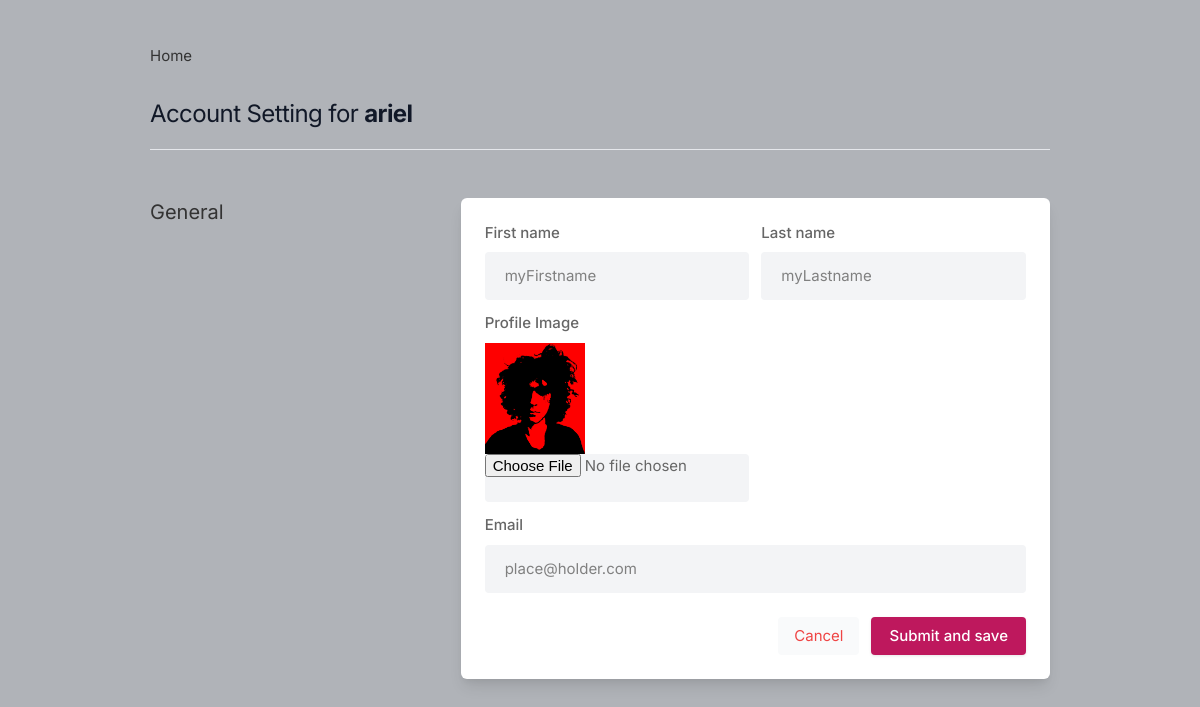
The app's page /settings (signed in) with its own data.
### core/models.py (models this page shows, shortened)
class Profile(models.Model):
    user = models.ForeignKey(User, on_delete=models.CASCADE)
    id_user= models.IntegerField()
    username=models.CharField(max_length=25)
    email = models.EmailField()
    firstname=models.CharField(max_length=25)
    lastname=models.CharField(max_length=25)
    profile_picture = models.ImageField(upload_to='profile_images',default='blank-profile-picture.png')
    isbanned = models.BooleanField(default=False)
    islimited = models.BooleanField(default=False)

### core/views.py (the view, shortened to what this page needs)
# urls.py: path('settings',views.settings,name='settings'),
@login_required(login_url='signin')
def settings(request):
    user_profile=Profile.objects.get(user=request.user)
    return render(request,'setting.html',{'user_profile': user_profile})

### template/setting.html (shortened to what this page needs)
{% load static %}
<!DOCTYPE html>
<html lang="en">
<head>
    <link rel="stylesheet" href="{% static 'assets/css/icons.css' %}">
    <link rel="stylesheet" href="{% static 'assets/css/uikit.css' %}">
    <link rel="stylesheet" href="{% static 'assets/css/style.css' %}">
    <link rel="stylesheet" href="{% static 'assets/css/tailwind.css' %}">
</head>
<body>
            <div class="container m-auto">
                <h1><a href="/">Home</a></h1>
                <br/>
                <h1 class="text-2xl leading-none text-gray-900 tracking-tight mt-3"> Account Setting for <b>{{user.username}}</b> </h1>
                <br/>
                <hr>
                <div class="grid lg:grid-cols-3 mt-12 gap-8">
                    <div>
                        <h3 class="text-xl mb-2"> General</h3>
                    </div>
                    <div class="bg-white rounded-md lg:shadow-lg shadow col-span-2">
                        <form action="" method="POST" enctype="multipart/form-data">
                            <div class="grid grid-cols-2 gap-3 lg:p-6 p-4">
                                <div>
                                    <label for=""> First name</label>
                                    <input type="text" name="firstname" value="{{user_profile.firstname}}" class="shadow-none bg-gray-100">
                                </div>
                                <div>
                                    <label for=""> Last name</label>
                                    <input type="text" name="lastname" value="{{user_profile.lastname}}" class="shadow-none bg-gray-100">
                                    </div>
                                    <div>
                                        <label for=""> Profile Image</label>
                                        <img width="100" height="100" src="{{user_profile.profile_picture.url}}"/>
                                        <input type="file" name="image" class="shadow-none bg-gray-100">
                                    </div>
                                    <div class="col-span-2">
                                        <label for=""> Email</label>
                                        <input type="text" name="email" value="{{user_profile.email}}" class="shadow-none bg-gray-100">
                                    </div>
                            </div>
                            <div class="bg-gray-10 p-6 pt-0 flex justify-end space-x-3">
                                <button class="p-2 px-4 rounded bg-gray-50 text-red-500"> Cancel </button>
                                <button type="submit" class="button bg-blue-700"> Submit and save </button>
                            </div>
                        </form>
                    </div>
                    </div>
                    <br>
                </div>
</body>
</html>

### static/assets/css/style.css (style rules this page uses)
body { background-color: #B0B3B8!important; }
button { vertical-align: middle; }
span.button, button.button { background-color: #be185d; top: 0; color: #fff; position: relative; padding: 8px 18px; line-height: 22px; position: relative; font-weight: 500; font-size: 15px; display: inline-block; -webkit-transition: all 0.2s ease-in-out; transition: all 0.2s ease-in-out; cursor: pointer; overflow: hidden; border: none; border-radius: 4px; -webkit-box-shadow: 0 1px 3px rgba(0, 0, 0, 0.1); box-shadow: 0 1px 3px rgba(0, 0, 0, 0.1); }
input { height: 48px; line-height: 48px; padding: 0 20px; outline: none; font-size: 15px; color: #808080; max-width: 100%; width: 100%; -webkit-box-sizing: border-box; box-sizing: border-box; display: block; font-weight: 400; opacity: 1; border-radius: 4px; border: none; -webkit-box-shadow: 0 1px 4px 0px rgba(0, 0, 0, 0.12); box-shadow: 0 1px 4px 0px rgba(0, 0, 0, 0.12); }
input[type="text"], input[type="password"], input[type="email"], input[type="number"] { height: 48px; line-height: 48px; padding: 0 20px; outline: none; font-size: 15px; color: #808080; max-width: 100%; width: 100%; -webkit-box-sizing: border-box; box-sizing: border-box; display: block; font-weight: 400; opacity: 1; border-radius: 4px; border: none; -webkit-box-shadow: 0 1px 4px 0px rgba(0, 0, 0, 0.12); box-shadow: 0 1px 4px 0px rgba(0, 0, 0, 0.12); }
input { -webkit-transition: all 0.1s ease-in-out; transition: all 0.1s ease-in-out; }
::placeholder { color: #808080; opacity: 1; }
label, legend { display: block; font-weight: bold; font-size: 15px; font-weight: 500; margin-bottom: 8px; }
button { border: none; margin: 0; padding: 0; width: auto; overflow: visible; background: transparent; color: inherit; font: inherit; line-height: normal; cursor: pointer; }
a { color: #be185d; -webkit-transition: 0.3s; transition: 0.3s; outline: none !important; }
button { outline: none !important; }
img { max-width: 100%; }
body { color: #666; font-size: 15px; line-height: 27px; background-color: #f0f2f5; font-family: "Inter", sans-serif; text-transform: none; }
h1, h2, h3, h4, h5, h6 { font-family: "Inter", sans-serif; text-transform: none; }
input[type="text"], input[type="password"], input[type="email"] { font-family: "Inter", sans-serif; text-transform: none; }
button, body .pac-container { font-family: "Inter", sans-serif; text-transform: none; }
h1, h2, h3, h4, h5, h6 { color: #333; font-weight: 500; margin: 0; padding: 0; }
h1 { font-size: 32px; }
h3 { font-size: 22px; }
b, strong { font-weight: 700 !important; }
@media (min-width: 1024px) { .container { max-width: 900px !important; padding-top: 45px; } }
.shadow-none { -webkit-box-shadow: none !important; box-shadow: none !important; }

### records on screen
Profile: firstname "myFirstname", lastname "myLastname", profile_picture (picture), email "place@holder.com"

### other values on screen
{{ user.username }} "ariel"
